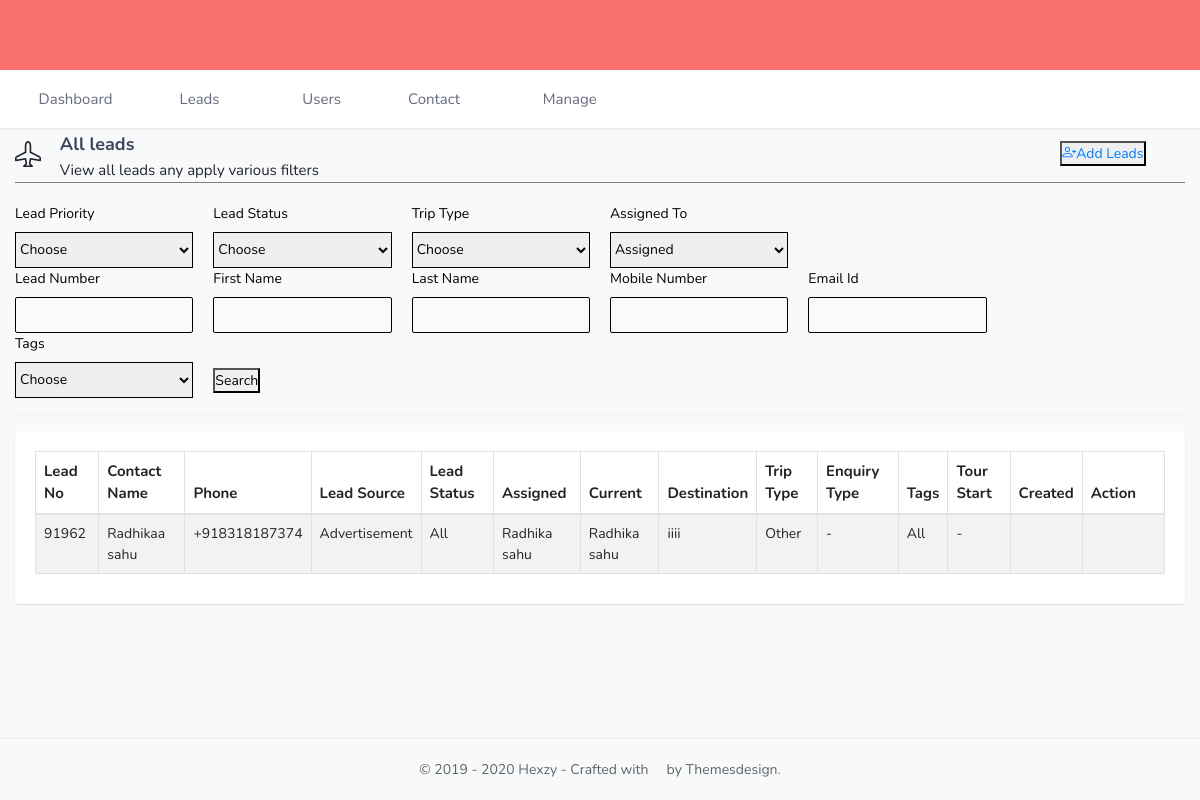
Screenshot of /leads/ (signed in) with the database file from the repository.
### main/models.py (models this page shows, shortened)
class Lead(models.Model):
    leadno = models.CharField(max_length=50)
    customertype = models.CharField(max_length=100,choices=Type_of_customer,default='B2B')
    number = PhoneNumberField(max_length=20)
    email = models.EmailField(max_length=100)
    salutation = models.CharField(max_length=100,choices=Type_of_salutation,default='Mr')
    firstname = models.CharField(max_length=100)
    lastname = models.CharField(max_length=100,blank=True,null=True)
    address = models.CharField(max_length=500,blank=True,null=True)
    city = models.CharField(max_length=100)
    alternatenumber = models.CharField(max_length=15,blank=True,null=True)
    alternateemail = models.EmailField(max_length=100,blank=True,null=True)
    leadsource = models.CharField(max_length=100,null=True,choices=Type_of_Leadsource,default='Advertisement')
    priority = models.CharField(max_length=100,choices=Type_of_leadpriority,default='All')
    status = models.CharField(max_length=100,null=True,choices=Type_of_leadstatus,default='All')
    adults = models.IntegerField(blank=True)
    child = models.CharField(max_length=15,blank=True,null=True)
    infants = models.CharField(max_length=15,blank=True,null=True)
    tags = models.CharField(max_length=100,null=True,choices=Type_of_Tags,default='All')
    triptype = models.CharField(max_length=100,null=True,choices=Type_of_Trip,default='Other')
    assigned = models.ForeignKey(User,on_delete=models.CASCADE)
    destination = models.CharField(max_length=100,blank=True,null=True,default='-')
    notes = models.TextField(null=True,blank=True)
    flight_Booking = models.BooleanField(default=False)
    hotel_Booking = models.BooleanField(default=False)
    visa = models.BooleanField(default=False)
    travel_Insurance = models.BooleanField(default=False)
    forex = models.BooleanField(default=False)
    sightseeing = models.BooleanField(default=False)
    transport = models.BooleanField(default=False)
    other = models.BooleanField(default=False)
    package = models.BooleanField(default=False)
    customized_Package = models.BooleanField(default=False)
    bus = models.BooleanField(default=False)
    train = models.BooleanField(default=False)
    passport = models.BooleanField(default=False)
    cruise = models.BooleanField(default=False)
    adventure = models.BooleanField(default=False)
    group = models.BooleanField(default=False)

### Useraccount/models.py (models this page shows)
class User(AbstractUser):
    email = models.EmailField(_('email address'), unique=True)
    contact_no = PhoneNumberField(_('contact number'), max_length=20)
    country = CountryField(blank_label='(select country)')
    area = models.CharField(max_length=30,null=True,blank=True)
    referral = models.CharField(max_length=30,choices=Type_of_reference,default='Reference')
    type = models.CharField(max_length=20, choices=TYPE_OF_USER, default='Admin')
    website = models.URLField(max_length=200,blank=True)
    is_internaluser = models.BooleanField(default=False)

### main/views.py (the view, shortened to what this page needs)
# urls.py: path("leads/",views.leads,name="leads"),
def leads(Request):
    type = Request.user.type
    if type == "Admin":
        data = Lead.objects.all()
        d1 = User.objects.all()
        return render(Request, "leads.html", {'d1':d1,'data':data})

### main/templates/leads.html (shortened to what this page needs)
{% extends 'index.html' %}
{% load static %}
{% block main-content %}
<div class="wrapper">
    <div class="container-fluid">
    <div class="row">
        <div class="col-md-4">
            <div class="row">
                <div class="col-md-12">
                    <div class="head d-flex">
                        <div class="icon_i">
                        </div>
                        <div style="margin-left:5%">
                            <h4 style="line-height: 0.5;">All leads</h4>
                            <a>View all leads any apply various filters</a>
                        </div>
                    </div>
                </div>
            </div>
        </div>
        <div class="col-md-6"></div>
        <div class="col-md-2" style="color:black;">
            <button class="add_btn" type="submit"><a href="{% url 'addleads' %}" ><i class="bi bi-person-plus"></i>Add Leads</a></button>
        </div>
    </div>
    <div class="line">
    </div>
    <form role="search" action="" method="POST" novalidate>
        <div class="row" style="color:black;">
            <div class="col-md-2">
                <label for="from">Lead Priority</label>
                <select id="priority" name="priority" style="height: 36px; width:100%;border-color:black;">
                    <option value="Choose">Choose</option>
                </select>
            </div>
            <div class="col-md-2">
                <label for="from">Lead Status</label>
                <select id="status" name="status" style="height: 36px; width:100%;border-color:black;">
                    <option value="Choose">Choose</option>
                </select>
            </div>
           <div class="col-md-2">
            <label for="from">Trip Type</label>
            <select id="triptype" name="triptype" style="height: 36px; width:100%;border-color:black;">
                <option value="Choose">Choose</option>
            </select>
            </div>
            <div class="col-md-2">
                <label for="from">Assigned To</label>
                <select name="assigned" required="False" style="height: 36px; width:100%;border-color:black;">
                    <option selected disabled ,"true">Assigned</option>
                </select>
            </div>
        </div>
        <div class="row"style="color:black;">
            <div class="col-md-2">
                <label for="from">Lead Number</label>
                <input type="text" class="form-control" id="leadnumber" name="leadnumber" style="line-height: 1px; border-color:black;">
            </div>
            <div class="col-md-2">
                <label for="from">First Name</label>
                <input type="text" class="form-control" id="firstname" name="firstname" style="line-height: 1px; border-color:black;">
            </div>
            <div class="col-md-2">
                <label for="from">Last Name</label>
                <input type="text" class="form-control" id="lastname" name="lastname" style="line-height: 1px; border-color:black;">
            </div>
            <div class="col-md-2">
                <label for="from">Mobile Number</label>
                <input type="text" class="form-control" id="mobile" name="mobilenumber" style="line-height: 1px; border-color:black;">
            </div>
            <div class="col-md-2">
                <label for="from">Email Id</label>
                <input type="email" class="form-control" id="email" name="email" style="line-height: 1px; border-color:black;">
            </div>
        </div>
        <div class="row" style="color:black;">
            <div class="col-md-2">
                <label for="from">Tags</label>
                <select id="tags" name="tags" style="height: 36px; width:100%;border-color:black;">
                    <option value="Choose">Choose</option>
                </select>
            </div>
            <div class="col-md-2" style="height:30px; margin-block-start:auto;">
                <button type="submit" name="search" >Search</button>
            </div>
        </div>
    </form>
    <hr/>
    <div class="row">
        <div class="col-lg-12">
            <div class="card">
                <div class="card-body">
                    <table id="datatable-responsive" class="table table-striped table-bordered dt-responsive nowrap"
                        style="border-collapse: collapse; width: 100%;">
                        <thead>
                            <tr>
                                <th>Lead No</th>
                                <th>Contact Name</th>
                                <th>Phone</th>
                                <th>Lead Source</th>
                                <th>Lead Status</th>
                                <th>Assigned</th>
                                <th>Current</th>
                                <th>Destination</th>
                                <th>Trip Type</th>
                                <th>Enquiry Type</th>
                                <th>Tags</th>
                                <th>Tour Start</th>
                                <th>Created</th>
                                <th>Action</th>
                            </tr>
                        </thead>
                        <tbody>
                            {% for i in data %}
                            <tr>
                                <td>{{i.leadno}}</td>
                                <td>{{i.firstname}} {{i.lastname}}</td>
                                <td>{{i.number}}</td>
                                <td>{{i.leadsource}}</td>
                                <td>{{i.status}}</td>
                                <td>{{i.assigned.first_name}} {{i.assigned.last_name}}</td>
                                <td>{{i.assigned.first_name}} {{i.assigned.last_name}}</td>
                                <td>{{i.destination}}</td>
                                <td>{{i.triptype}}</td>
                                <td>-</td>
                                <td>{{i.tags}}</td>
                                <td>-</td>
                                <td>{{i.created}}</td>
                                <td class="text-center font-size-18">
                                    <div class="row">
                                        <div class="col-md-4">
                                            <a href="/editleads/{{i.id}}" class="text-gray m-r-15"><i class="ti-pencil"></i></a>
                                        </div>
                                        {% if request.user.type  == 'Admin' %}
                                          <div class="col-md-4">
                                            <a href="/delete/{{i.id}}" class="text-gray m-r-15"><i class="ti-trash"></i></a>
                                           </div>
                                       {% endif %}
                                        <div class="col-md-4">
                                            <a href="/viewlead/{{i.id}}" class="text-gray m-r-15"><i class="ti-eye"></i></a>
                                        </div>
                                    </div>
                                </td>
                            </tr>
                            {% endfor %}
                        </tbody>
                    </table>
                </div>
            </div>
        </div>
    </div>
</div>
</div>
{% endblock main-content %}

### main/Static/css/style.css (style rules this page uses)
* { margin: 0; padding: 0; }
.head { font-size: 15px; padding: 0%; display: flex; }
.line { padding: 0.5px; background-color: gray; margin-bottom: 20px; }
.add_btn { margin-top: 6%; margin-left:30% }
.icon_i { margin-top: 3%; }

### main/Static/assets2/css/style.css (style rules this page uses)
html { overflow-x: hidden; position: relative; min-height: 100%; background: #f8f9fa; }
h1, h2, h3, h4, h5, h6 { color: #3e445e; font-weight: bold; margin: 10px 0; }
h4 { line-height: 22px; font-size: 18px; }
* { outline: none !important; }
.row { margin-right: -10px; margin-left: -10px; }
.col, .col-1, .col-10, .col-11, .col-12, .col-2, .col-3, .col-4, .col-5, .col-6, .col-7, .col-8, .col-9, .col-auto, .col-lg, .col-lg-1, .col-lg-10, .col-lg-11, .col-lg-12, .col-lg-2, .col-lg-3, .col-lg-4, .col-lg-5, .col-lg-6, .col-lg-7, .col-lg-8, .col-lg-9, .col-lg-auto, .col-md, .col-md-1, .col-md-10, .col-md-11, .col-md-12, .col-md-2, .col-md-3, .col-md-4, .col-md-5, .col-md-6, .col-md-7, .col-md-8, .col-md-9, .col-md-auto, .col-sm, .col-sm-1, .col-sm-10, .col-sm-11, .col-sm-12, .col-sm-2, .col-sm-3, .col-sm-4, .col-sm-5, .col-sm-6, .col-sm-7, .col-sm-8, .col-sm-9, .col-sm-auto, .col-xl, .col-xl-1, .col-xl-10, .col-xl-11, .col-xl-12, .col-xl-2, .col-xl-3, .col-xl-4, .col-xl-5, .col-xl-6, .col-xl-7, .col-xl-8, .col-xl-9, .col-xl-auto { padding-left: 10px; padding-right: 10px; }
.table td, .table th { padding: 8px; }
.form-control { -moz-border-radius: 2px; -moz-box-shadow: inset 0 1px 2px rgba(0, 0, 0, 0.1); -webkit-border-radius: 2px; -webkit-box-shadow: inset 0 1px 2px rgba(0, 0, 0, 0.1); background-color: #fafafa; border-radius: 2px; border: 1px solid #f4f7Fa; -webkit-box-shadow: none; box-shadow: none; height: 36px; color: rgba(0, 0, 0, 0.6); font-size: 14px; }
.m-r-15 { margin-right: 15px !important; }
.card { border: none; -webkit-box-shadow: 0px 1px 2px 0px rgba(0, 0, 0, 0.1); box-shadow: 0px 1px 2px 0px rgba(0, 0, 0, 0.1); margin-bottom: 20px; }
.table { margin-bottom: 10px; }
tbody { color: #797979; }
th { color: #666666; font-size: 15px; }
.container-fluid { max-width: 1300px; }
.wrapper { margin-top: 130px; }

### rows the page displays
Lead: leadno "91962", firstname "Radhikaa", lastname "sahu", number "+918318187374", leadsource "Advertisement", status "All", assigned.first_name "Radhika", assigned.last_name "sahu", destination "iiii", triptype "Other", tags "All"
